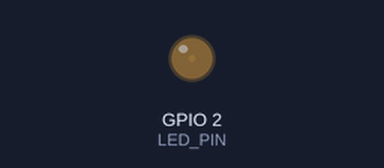
This sketch was run on a simulated ESP32. On the bench: output pins drawn as LEDs (lit = HIGH).

Above: at 0.05 s.
At 1.15 s:
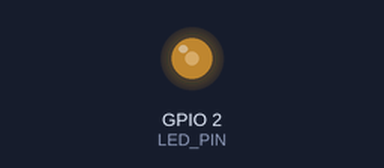
At 2.3 s:
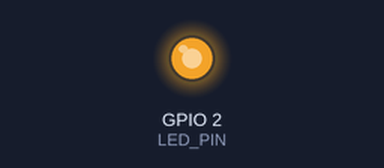
At 4.6 s:
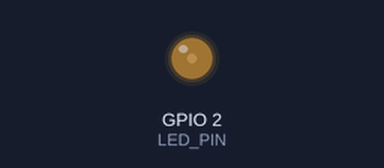
Timing chart, 0 to 6.7 s (numbered marks = the images above):
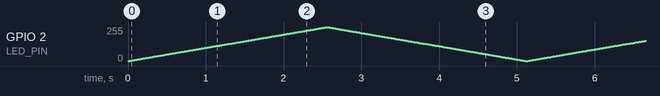

The sketch:

inbuilt_brightness_pwm.ino
```cpp
#define LED_PIN 2
#define PWM_CHANNEL 0

void setup() {
    Serial.begin(19600);
    ledcSetup(PWM_CHANNEL, 5000, 8);  // 5kHz PWM, 8-bit resolution
    ledcAttachPin(LED_PIN, PWM_CHANNEL);
}

void loop() {
    for (int duty = 0; duty <= 255; duty++) {
        ledcWrite(PWM_CHANNEL, duty);
        delay(10);
    }
    for (int duty = 255; duty >= 0; duty--) {
        ledcWrite(PWM_CHANNEL, duty);
        delay(10);
    }
}
```
